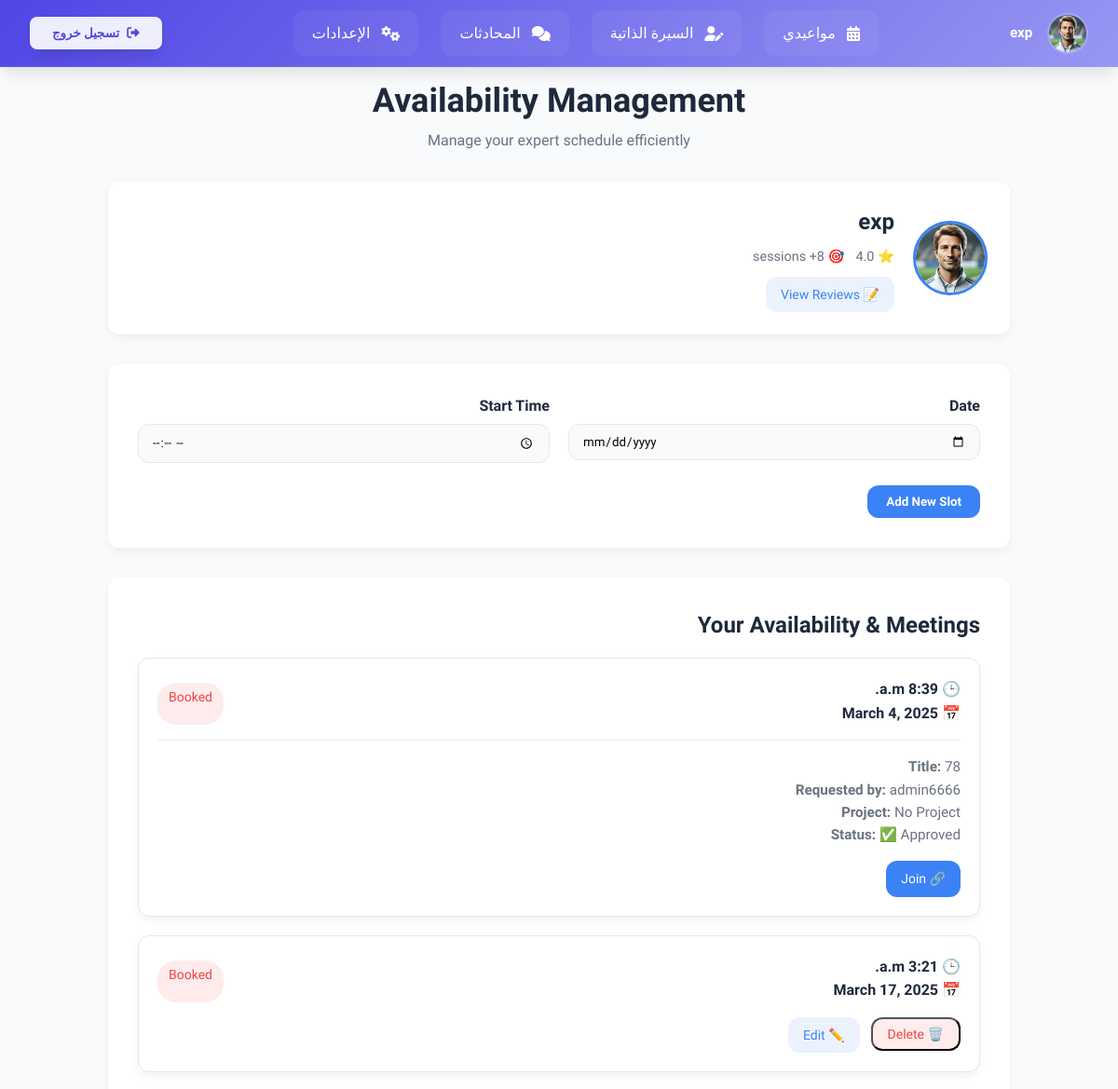
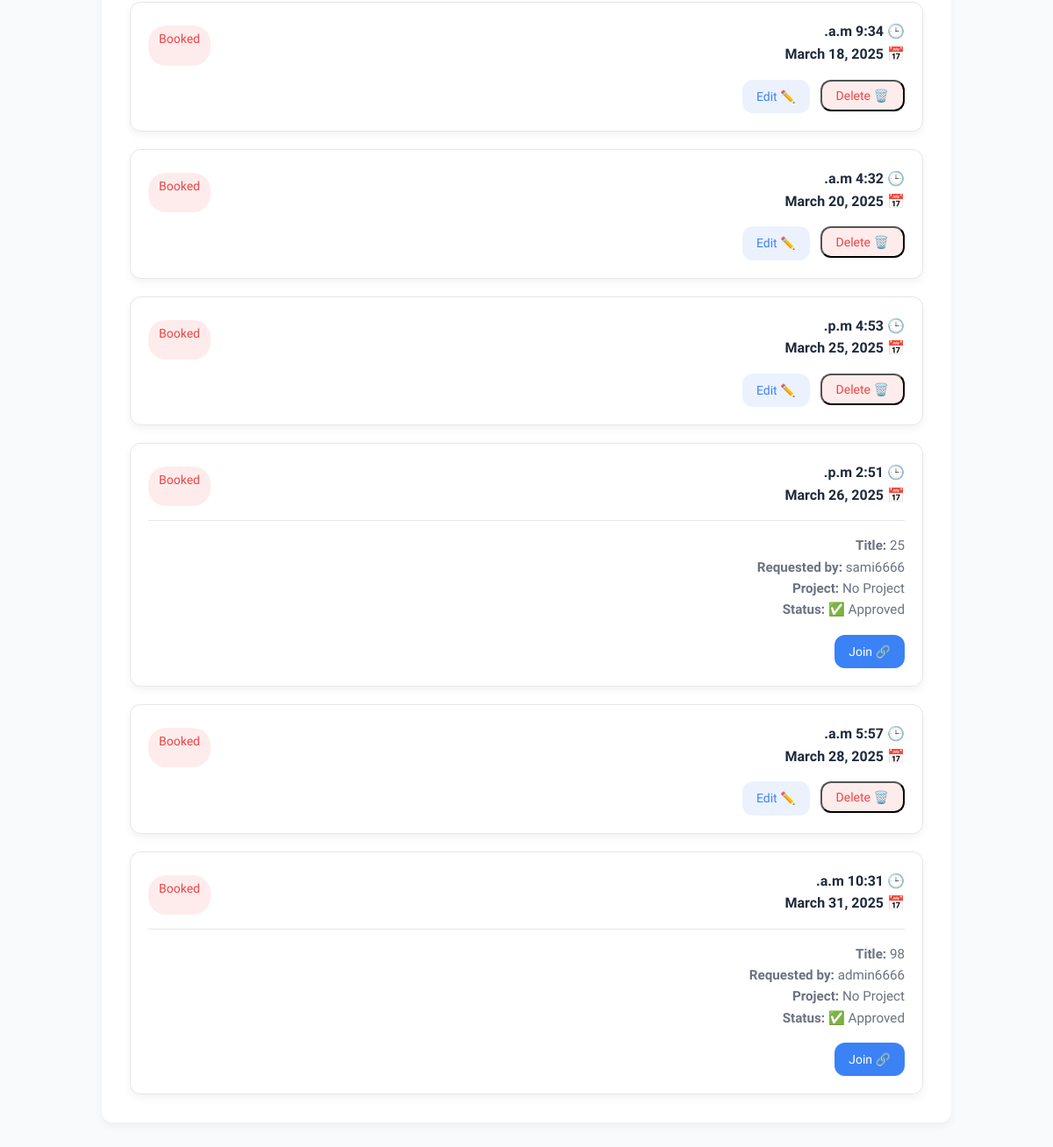
Page /meetings/expert/availability/ (signed in) on the committed database (2 pictures, top to bottom).
### users/models.py (models this page shows, shortened)
class CustomUser(AbstractUser):
    phone_regex = RegexValidator(
        regex=r'^05\d{8}$',
        message="Phone number must start with 05 and be exactly 10 digits."
    )
    phone_number = models.CharField(
        max_length=10,
        unique=True,
        validators=[phone_regex],
        help_text="Phone number must start with 05 and contain exactly 10 digits."
    )
    ROLE_CHOICES = [
        ('member', 'Member'),
        ('expert', 'Expert')
    ]
    role = models.CharField(
        max_length=10,
        choices=ROLE_CHOICES,
        default='member'
    )
    profile_image = models.ImageField(
        upload_to='profile_pics/',
        default='profile_pics/p.png',
        blank=True,
        null=True
    )
    short_bio = models.CharField(
        max_length=15,
        blank=True,
        help_text="Short description (e.g., AI Expert, UI Guru)."
    )
    full_bio = models.TextField(
        blank=True,
        help_text="Detailed biography or personal summary."
    )
    groups = models.ManyToManyField(
        'auth.Group',
        related_name='custom_user_groups',
        blank=True
    )
    user_permissions = models.ManyToManyField(
        'auth.Permission',
        related_name='custom_user_permissions',
        blank=True
    )

### meetings/models.py (models this page shows, shortened)
class ExpertAvailability(models.Model):
    expert = models.ForeignKey(
        CustomUser,
        on_delete=models.CASCADE,
        related_name="availabilities",
        limit_choices_to={'role': 'expert'}  # يسمح فقط للخبراء
    )
    date = models.DateField()  # تاريخ التوفر
    start_time = models.TimeField()  # وقت بدء التوفر
    end_time = models.TimeField(null=True, blank=True)  # ✅ الآن اختياري
    is_booked = models.BooleanField(default=False)  # حالة الحجز

class Meeting(models.Model):
    PLATFORM_CHOICES = [
        ('zoom', 'Zoom'),
        ('meet', 'Google Meet'),
    ]
    STATUS_CHOICES = [
        ('pending', 'Pending'),        # تم طلب الاجتماع وينتظر موافقة الخبير
        ('approved', 'Approved'),      # تمت الموافقة من قبل الخبير
        ('rejected', 'Rejected'),      # تم رفض الطلب من الخبير
        ('cancelled', 'Cancelled'),    # تم إلغاء الاجتماع بعد الموافقة
    ]
    title = models.CharField(max_length=255)  # عنوان الاجتماع
    description = models.TextField(blank=True, null=True)  # تفاصيل الاجتماع
    project = models.ForeignKey(
        Project, on_delete=models.CASCADE, null=True, blank=True, related_name="meeting_set"
    )
    date = models.DateField()
    time = models.TimeField()
    participants = models.ManyToManyField(CustomUser, related_name="meetings")
    expert = models.ForeignKey(
        CustomUser,
        on_delete=models.SET_NULL,
        null=True,
        blank=True,
        related_name="expert_meetings",
        limit_choices_to={'role': 'expert'}
    )
    created_by = models.ForeignKey(
        CustomUser,
        on_delete=models.SET_NULL,
        null=True,
        blank=True,
        related_name='meetings_created'
    )
    availability = models.OneToOneField(  # ✅ الربط المباشر بالموعد
        'meetings.ExpertAvailability',
        on_delete=models.SET_NULL,
        null=True,
        blank=True,
        related_name='meeting'
    )
    meeting_link = models.CharField(max_length=255, blank=True, null=True)
    platform = models.CharField(max_length=10, choices=PLATFORM_CHOICES, default='zoom')
    status = models.CharField(max_length=10, choices=STATUS_CHOICES, default='pending')
    created_at = models.DateTimeField(auto_now_add=True)

### meetings/views.py (the view, shortened to what this page needs)
# urls.py: path('expert/availability/', views.expert_availability_manage, name='expert_availability_manage'),
@login_required
def expert_availability_manage(request):
    if request.user.role != 'expert':
        return redirect('meeting_list')
    slots = ExpertAvailability.objects.filter(
        expert=request.user
    ).order_by('date', 'start_time')
    session_count = Meeting.objects.filter(expert=request.user).count()
    avg_rating = ExpertRating.objects.filter(expert=request.user).aggregate(avg=Avg('rating'))['avg'] or 0.0
    expert = request.user
    expert.session_count = session_count
    expert.avg_rating = round(avg_rating, 1)
    return render(request, 'expert_availability_manage.html', {
        'slots': slots,
        'expert': expert,  # 🟢 هنا نمرر المتغير للقالب
    })

### templates/expert_availability_manage.html (shortened to what this page needs)
<!DOCTYPE html>
<html lang="en">
<head>
</head>
<body>
  {% include 'navbar.html' %}
  <div class="dashboard-container">
    <div class="dashboard-header">
      <h1 class="dashboard-title">Availability Management</h1>
      <p class="dashboard-subtitle">Manage your expert schedule efficiently</p>
    </div>
    <div style="background: var(--surface); box-shadow: var(--shadow); border-radius: var(--radius); padding: 24px; margin-bottom: 32px; display: flex; align-items: center; gap: 20px;">
      <img src="{{ expert.profile_image.url }}" alt="{{ expert.username }}" style="width: 80px; height: 80px; border-radius: 50%; object-fit: cover; border: 3px solid var(--primary);" />
      <div style="flex: 1;">
        <h2 style="margin-bottom: 6px;">{{ expert.get_full_name|default:expert.username }}</h2>
        <div style="display: flex; flex-wrap: wrap; gap: 12px; font-size: 0.9rem; color: var(--text-muted);">
          <div style="display: flex; align-items: center; gap: 6px;">
            ⭐ {{ expert.avg_rating|default:"4.9" }}
          </div>
          <div style="display: flex; align-items: center; gap: 6px;">
            🎯 {{ expert.session_count|default:"100" }}+ sessions
          </div>
        </div>
        <div style="margin-top: 10px; display: flex; gap: 12px; flex-wrap: wrap;">
          <a href="{% url 'expert_reviews' expert.id %}" class="action-btn btn-edit">📝 View Reviews</a>
        </div>
      </div>
    </div>
    <form class="management-form" method="post">
      <div class="form-grid">
        <div>
          <label class="form-label">Date</label>
          <input type="date" class="form-input" name="date" required />
        </div>
        <div>
          <label class="form-label">Start Time</label>
          <input type="time" class="form-input" name="start_time" required />
        </div>
      </div>
      <div class="form-actions">
        <button type="submit" class="btn btn-primary">Add New Slot</button>
      </div>
    </form>
    <div class="slots-container">
      <h2>Your Availability & Meetings</h2>
      {% if slots %}
        <div class="slot-list">
          {% for slot in slots %}
            <div class="slot-item">
              <div class="slot-info">
                <div>
                  <div class="slot-time">🕒 {{ slot.start_time }}</div>
                  <div class="slot-date">📅 {{ slot.date }}</div>
                </div>
                <span class="slot-status {{ slot.is_booked|yesno:'status-booked,status-available' }}">
                  {{ slot.is_booked|yesno:"Booked,Available" }}
                </span>
              </div>
              {% if slot.meeting %}
                <div class="slot-divider"></div>
                <div class="slot-details">
                  <strong>Title:</strong> {{ slot.meeting.title }}<br />
                  <strong>Requested by:</strong>
                  {% if slot.meeting.created_by %}
                    {{ slot.meeting.created_by.get_full_name|default:slot.meeting.created_by.username }}
                  {% else %} Unknown {% endif %}<br />
                  <strong>Project:</strong>
                  {% if slot.meeting.project %}{{ slot.meeting.project.name }}{% else %}No Project{% endif %}<br />
                  <strong>Status:</strong>
                  {% if slot.meeting.status == 'pending' %}
                    ⏳ Pending
                  {% elif slot.meeting.status == 'approved' %}
                    ✅ Approved
                  {% elif slot.meeting.status == 'rejected' %}
                    ❌ Rejected
                  {% elif slot.meeting.status == 'cancelled' %}
                    🚫 Cancelled
                  {% endif %}
                </div>
                <div class="slot-actions">
                  {% if slot.meeting.status == 'pending' %}
                    <a href="{% url 'approve_expert_meeting' slot.meeting.id %}" class="action-btn btn-edit">✅ Approve & Add Link</a>
                    <form method="post" action="{% url 'reject_meeting' slot.meeting.id %}">
                      {% csrf_token %}
                      <button type="submit" class="action-btn btn-delete">❌ Reject</button>
                    </form>
                  {% elif slot.meeting.status == 'approved' and slot.meeting.meeting_link %}
                    <a href="{{ slot.meeting.meeting_link }}" target="_blank" class="action-btn btn-primary">🔗 Join</a>
                  {% endif %}
                </div>
              {% else %}
                <div class="slot-actions">
                  <form method="post" action="{% url 'delete_availability_slot' slot.id %}">
                    <button type="submit" class="action-btn btn-delete">🗑️ Delete</button>
                  </form>
                  <a href="{% url 'edit_availability_slot' slot.id %}" class="action-btn btn-edit">✏️ Edit</a>
                </div>
              {% endif %}
            </div>
          {% endfor %}
        </div>
      {% else %}
        <div class="empty-state">
          <h3>No Available Slots</h3>
          <p>Add your first availability slot using the form above</p>
        </div>
      {% endif %}
    </div>
  </div>
</body>
</html>

### templates/navbar.html (shortened to what this page needs)
<!DOCTYPE html>
<html lang="ar" dir="rtl">
<head>
    <link rel="stylesheet" href="https://cdnjs.cloudflare.com/ajax/libs/font-awesome/6.4.2/css/all.min.css">
</head>
<body>
    <nav class="navbar">
        <div class="profile">
            <img src="{{ user.profile_image.url }}"
                 class="profile__image"
                 onerror="this.onerror=null; this.src='/media/profile_pics/p.png';"
                 alt="صورة المستخدم">
            <span class="profile__name">{{ user.username }}</span>
        </div>
        <div class="nav-links">
            {% if user.role == 'expert' %}
                <a href="{% url 'expert_availability_manage' %}" class="nav-link">
                    <i class="fas fa-calendar-alt"></i>
                    <span>مواعيدي</span>
                </a>
                <a href="{% url 'edit_expert_bio' %}" class="nav-link">
                    <i class="fas fa-user-edit"></i>
                    <span>السيرة الذاتية</span>
                </a>
            {% else %}
                <a href="{% url 'meeting_list' %}" class="nav-link">
                    <i class="fas fa-video"></i>
                    <span>الاجتماعات</span>
                </a>
            {% endif %}
            <a href="{% url 'chat_list' %}" class="nav-link">
                <i class="fas fa-comments"></i>
                <span>المحادثات</span>
            </a>
            <a href="{% url 'settings' %}" class="nav-link">
                <i class="fas fa-cogs"></i>
                <span>الإعدادات</span>
            </a>
        </div>
        <form id="logout-form" action="{% url 'logout' %}" method="post">
            <button type="submit" class="logout">
                <i class="fas fa-sign-out-alt"></i>
                <span class="logout__text">تسجيل خروج</span>
            </button>
        </form>
    </nav>
</body>
</html>

### templates/expert_availability_manage.html (style rules this page uses)
:root { --primary: #3b82f6; --primary-hover: #2563eb; --success: #10b981; --danger: #ef4444; --background: #f1f5f9; --surface: #ffffff; --text: #1f2937; --text-muted: #6b7280; --border: #e5e7eb; --radius: 12px; --shadow: 0 4px 10px rgba(0, 0, 0, 0.05); }
* { margin: 0; padding: 0; box-sizing: border-box; font-family: 'Segoe UI', sans-serif; }
body { background: var(--background); color: var(--text); line-height: 1.6; }
.dashboard-container { max-width: 1000px; margin: 80px auto; padding: 0 16px; }
.dashboard-header { text-align: center; margin-bottom: 32px; }
.dashboard-title { font-size: 2.25rem; font-weight: bold; }
.dashboard-subtitle { color: var(--text-muted); font-size: 1rem; }
.management-form, .slots-container { background: var(--surface); border-radius: var(--radius); box-shadow: var(--shadow); padding: 32px; margin-bottom: 32px; }
.form-grid { display: grid; grid-template-columns: 1fr 1fr; gap: 20px; margin-bottom: 24px; }
.form-label { font-weight: 600; margin-bottom: 6px; display: block; }
.form-input { width: 100%; padding: 10px 14px; border-radius: var(--radius); border: 1px solid var(--border); background: #f9fafb; transition: border-color 0.2s ease; }
.form-actions { text-align: right; }
.btn { padding: 10px 20px; border-radius: var(--radius); font-weight: 600; cursor: pointer; border: none; transition: background 0.2s ease, transform 0.2s ease; }
.btn-primary { background: var(--primary); color: #fff; }
.slot-list { display: flex; flex-direction: column; gap: 20px; }
.slot-item { border: 1px solid var(--border); border-radius: var(--radius); padding: 20px; background: #fff; box-shadow: var(--shadow); }
.slot-info { display: flex; justify-content: space-between; flex-wrap: wrap; margin-bottom: 8px; }
.slot-time, .slot-date { font-weight: 600; font-size: 1rem; }
.slot-status { font-size: 0.875rem; padding: 4px 12px; border-radius: 20px; margin-top: 6px; }
.status-booked { background: rgba(239, 68, 68, 0.1); color: var(--danger); }
.slot-divider { margin: 16px 0; border-top: 1px solid var(--border); }
.slot-details { font-size: 0.95rem; color: var(--text-muted); }
.slot-actions { display: flex; gap: 12px; margin-top: 16px; flex-wrap: wrap; }
.action-btn { padding: 8px 16px; border-radius: var(--radius); font-size: 0.875rem; font-weight: 500; text-decoration: none; display: inline-block; }
.btn-edit { background: rgba(59, 130, 246, 0.1); color: var(--primary); }
.btn-delete { background: rgba(239, 68, 68, 0.1); color: var(--danger); }
h2 { font-size: 1.5rem; margin-bottom: 1rem; }

### rows in the picture
CustomUser: profile_image (picture), username "exp", get_full_name "exp", avg_rating "4.0", session_count "8"
ExpertAvailability: start_time "8:39 a.m.", date "March 4, 2025", is_booked "Booked", meeting "78", meeting.created_by.get_full_name "admin6666", shows "No Project", shows "✅ Approved"
ExpertAvailability: start_time "3:21 a.m.", date "March 17, 2025", is_booked "Booked", shows "🗑️ Delete"
ExpertAvailability: start_time "9:34 a.m.", date "March 18, 2025", is_booked "Booked", shows "🗑️ Delete"
ExpertAvailability: start_time "4:32 a.m.", date "March 20, 2025", is_booked "Booked", shows "🗑️ Delete"
ExpertAvailability: start_time "4:53 p.m.", date "March 25, 2025", is_booked "Booked", shows "🗑️ Delete"
ExpertAvailability: start_time "2:51 p.m.", date "March 26, 2025", is_booked "Booked", meeting "25", meeting.created_by.get_full_name "sami6666", shows "No Project", shows "✅ Approved"
ExpertAvailability: start_time "5:57 a.m.", date "March 28, 2025", is_booked "Booked", shows "🗑️ Delete"
ExpertAvailability: start_time "10:31 a.m.", date "March 31, 2025", is_booked "Booked", meeting "98", meeting.created_by.get_full_name "admin6666", shows "No Project", shows "✅ Approved"
